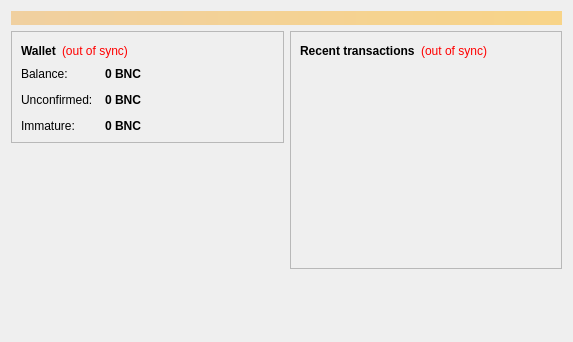
<?xml version="1.0" encoding="UTF-8"?>
<ui version="4.0">
 <class>OverviewPage</class>
 <widget class="QWidget" name="OverviewPage">
  <property name="geometry">
   <rect>
    <x>0</x>
    <y>0</y>
    <width>573</width>
    <height>342</height>
   </rect>
  </property>
  <property name="windowTitle">
   <string>Form</string>
  </property>
  <layout class="QVBoxLayout" name="topLayout">
   <item>
    <widget class="QLabel" name="labelAlerts">
     <property name="visible">
      <bool>false</bool>
     </property>
     <property name="styleSheet">
      <string notr="true">background-color: qlineargradient(x1: 0, y1: 0, x2: 1, y2: 0, stop:0 #F0D0A0, stop:1 #F8D488); color:#000000;</string>
     </property>
     <property name="wordWrap">
      <bool>true</bool>
     </property>
     <property name="margin">
      <number>3</number>
     </property>
    </widget>
   </item>
   <item>
    <layout class="QHBoxLayout" name="horizontalLayout" stretch="1,1">
     <item>
      <layout class="QVBoxLayout" name="verticalLayout_2">
       <item>
        <widget class="QFrame" name="frame">
         <property name="frameShape">
          <enum>QFrame::StyledPanel</enum>
         </property>
         <property name="frameShadow">
          <enum>QFrame::Raised</enum>
         </property>
         <layout class="QVBoxLayout" name="verticalLayout_4">
          <item>
           <layout class="QHBoxLayout" name="horizontalLayout_4">
            <item>
             <widget class="QLabel" name="label_5">
              <property name="font">
               <font>
                <weight>75</weight>
                <bold>true</bold>
               </font>
              </property>
              <property name="text">
               <string>Wallet</string>
              </property>
             </widget>
            </item>
            <item>
             <widget class="QLabel" name="labelWalletStatus">
              <property name="toolTip">
               <string>The displayed information may be out of date. Your wallet automatically synchronizes with the Bananacoin network after a connection is established, but this process has not completed yet.</string>
              </property>
              <property name="styleSheet">
               <string notr="true">QLabel { color: red; }</string>
              </property>
              <property name="text">
               <string notr="true">(out of sync)</string>
              </property>
              <property name="alignment">
               <set>Qt::AlignLeading|Qt::AlignLeft|Qt::AlignVCenter</set>
              </property>
             </widget>
            </item>
            <item>
             <spacer name="horizontalSpacer_2">
              <property name="orientation">
               <enum>Qt::Horizontal</enum>
              </property>
              <property name="sizeHint" stdset="0">
               <size>
                <width>40</width>
                <height>20</height>
               </size>
              </property>
             </spacer>
            </item>
           </layout>
          </item>
          <item>
           <layout class="QFormLayout" name="formLayout_2">
            <property name="fieldGrowthPolicy">
             <enum>QFormLayout::AllNonFixedFieldsGrow</enum>
            </property>
            <property name="horizontalSpacing">
             <number>12</number>
            </property>
            <property name="verticalSpacing">
             <number>12</number>
            </property>
            <item row="0" column="0">
             <widget class="QLabel" name="label">
              <property name="text">
               <string>Balance:</string>
              </property>
             </widget>
            </item>
            <item row="0" column="1">
             <widget class="QLabel" name="labelBalance">
              <property name="font">
               <font>
                <weight>75</weight>
                <bold>true</bold>
               </font>
              </property>
              <property name="cursor">
               <cursorShape>IBeamCursor</cursorShape>
              </property>
              <property name="toolTip">
               <string>Your current balance</string>
              </property>
              <property name="text">
               <string notr="true">0 BNC</string>
              </property>
              <property name="textInteractionFlags">
               <set>Qt::LinksAccessibleByMouse|Qt::TextSelectableByKeyboard|Qt::TextSelectableByMouse</set>
              </property>
             </widget>
            </item>
            <item row="1" column="0">
             <widget class="QLabel" name="label_3">
              <property name="text">
               <string>Unconfirmed:</string>
              </property>
             </widget>
            </item>
            <item row="1" column="1">
             <widget class="QLabel" name="labelUnconfirmed">
              <property name="font">
               <font>
                <weight>75</weight>
                <bold>true</bold>
               </font>
              </property>
              <property name="cursor">
               <cursorShape>IBeamCursor</cursorShape>
              </property>
              <property name="toolTip">
               <string>Total of transactions that have yet to be confirmed, and do not yet count toward the current balance</string>
              </property>
              <property name="text">
               <string notr="true">0 BNC</string>
              </property>
              <property name="textInteractionFlags">
               <set>Qt::LinksAccessibleByMouse|Qt::TextSelectableByKeyboard|Qt::TextSelectableByMouse</set>
              </property>
             </widget>
            </item>
            <item row="2" column="0">
             <widget class="QLabel" name="labelImmatureText">
              <property name="text">
               <string>Immature:</string>
              </property>
             </widget>
            </item>
            <item row="2" column="1">
             <widget class="QLabel" name="labelImmature">
              <property name="font">
               <font>
                <weight>75</weight>
                <bold>true</bold>
               </font>
              </property>
              <property name="toolTip">
               <string>Mined balance that has not yet matured</string>
              </property>
              <property name="text">
               <string notr="true">0 BNC</string>
              </property>
              <property name="textInteractionFlags">
               <set>Qt::LinksAccessibleByMouse|Qt::TextSelectableByKeyboard|Qt::TextSelectableByMouse</set>
              </property>
             </widget>
            </item>
           </layout>
          </item>
         </layout>
        </widget>
       </item>
       <item>
        <spacer name="verticalSpacer">
         <property name="orientation">
          <enum>Qt::Vertical</enum>
         </property>
         <property name="sizeHint" stdset="0">
          <size>
           <width>20</width>
           <height>40</height>
          </size>
         </property>
        </spacer>
       </item>
      </layout>
     </item>
     <item>
      <layout class="QVBoxLayout" name="verticalLayout_3">
       <item>
        <widget class="QFrame" name="frame_2">
         <property name="frameShape">
          <enum>QFrame::StyledPanel</enum>
         </property>
         <property name="frameShadow">
          <enum>QFrame::Raised</enum>
         </property>
         <layout class="QVBoxLayout" name="verticalLayout">
          <item>
           <layout class="QHBoxLayout" name="horizontalLayout_2">
            <item>
             <widget class="QLabel" name="label_4">
              <property name="text">
               <string>&lt;b&gt;Recent transactions&lt;/b&gt;</string>
              </property>
             </widget>
            </item>
            <item>
             <widget class="QLabel" name="labelTransactionsStatus">
              <property name="toolTip">
               <string>The displayed information may be out of date. Your wallet automatically synchronizes with the Bananacoin network after a connection is established, but this process has not completed yet.</string>
              </property>
              <property name="styleSheet">
               <string notr="true">QLabel { color: red; }</string>
              </property>
              <property name="text">
               <string notr="true">(out of sync)</string>
              </property>
              <property name="alignment">
               <set>Qt::AlignRight|Qt::AlignTrailing|Qt::AlignVCenter</set>
              </property>
             </widget>
            </item>
            <item>
             <spacer name="horizontalSpacer">
              <property name="orientation">
               <enum>Qt::Horizontal</enum>
              </property>
              <property name="sizeHint" stdset="0">
               <size>
                <width>40</width>
                <height>20</height>
               </size>
              </property>
             </spacer>
            </item>
           </layout>
          </item>
          <item>
           <widget class="QListView" name="listTransactions">
            <property name="styleSheet">
             <string notr="true">QListView { background: transparent; }</string>
            </property>
            <property name="frameShape">
             <enum>QFrame::NoFrame</enum>
            </property>
            <property name="verticalScrollBarPolicy">
             <enum>Qt::ScrollBarAlwaysOff</enum>
            </property>
            <property name="horizontalScrollBarPolicy">
             <enum>Qt::ScrollBarAlwaysOff</enum>
            </property>
            <property name="selectionMode">
             <enum>QAbstractItemView::NoSelection</enum>
            </property>
           </widget>
          </item>
         </layout>
        </widget>
       </item>
       <item>
        <spacer name="verticalSpacer_2">
         <property name="orientation">
          <enum>Qt::Vertical</enum>
         </property>
         <property name="sizeHint" stdset="0">
          <size>
           <width>20</width>
           <height>40</height>
          </size>
         </property>
        </spacer>
       </item>
      </layout>
     </item>
    </layout>
   </item>
  </layout>
 </widget>
 <resources/>
 <connections/>
</ui>
